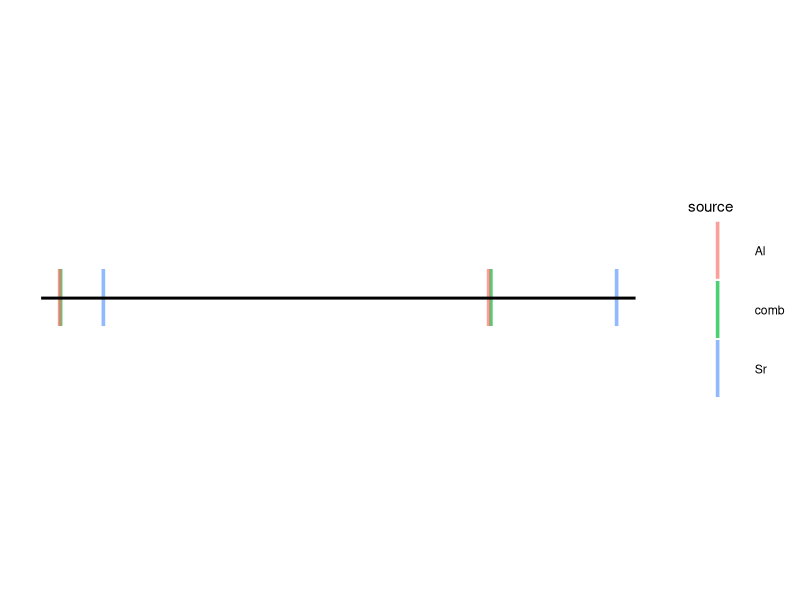

R code for this plot:
## ---- chunk 1
knitr::opts_chunk$set(echo = FALSE)
library(tidyverse)
library(MASS)
## ---- chunk 2
library(ggplot2) 
x <- 60535
comb <- c(x + 0.682346, x + 0.911951)
al <- c(x + 0.6818403, x + 0.9108218 )
sr <- c(x + 0.705143550906, x + 0.9791847021)
df <- data.frame(c("comb", "Al", "Sr"), rbind(comb, al, sr))
colnames(df) <- c("source", "start", "end")
rownames(df) <- NULL
df_plot <- data.frame(source = rep(df$source,2), time = c(df$start, df$end)) 

ggplot(df_plot) +
  geom_point(aes(x=time, y=0, color=source), size = 15, shape="|", alpha=0.7)  +
  annotate("segment", x=min(df$start)-0.01, xend=max(df$end)+0.01, y=0, yend=0, linewidth=1) +
#  annotate("segment", x=min(df$start)-0.01, xend=min(df$start)-0.01, y=-0.0001, yend=0.0001, linewidth=2) +
#  annotate("segment", x=max(df$end)+0.01, xend=max(df$end)+0.01, y=-0.0001, yend=0.0001, linewidth=2) +
#  geom_text(aes(label = x), col="white") +
  scale_x_continuous(limits = c(min(df$start)-0.01, max(df$end)+0.01)) +
  scale_y_continuous(limits = c(-0.001,0.001)) +
#  scale_color_manual(values = unname(colours)) + 
  theme(panel.background = element_blank(),
        axis.text = element_blank(),
        axis.ticks = element_blank(),
        axis.title = element_blank())
